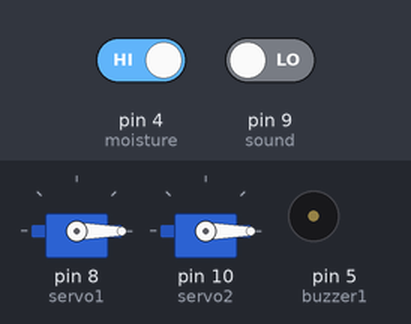
The sketch below on a simulated Arduino Uno, built with avr-gcc and run on an emulated ATmega328P. Parts: 2 × servo, buzzer (waves = sounding, pin HIGH). Inputs (shaded band) come from the test bench; at power-on: pin 4 (moisture) HIGH, pin 9 (sound) LOW.

Above: at 1.2 s.
1.3 s: pin 4 (moisture) driven LOW
At 2.0 s:
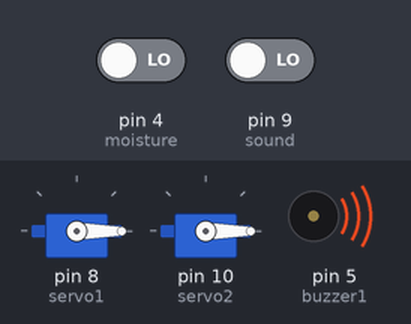
8.8 s: pin 4 (moisture) driven HIGH
At 9.6 s:
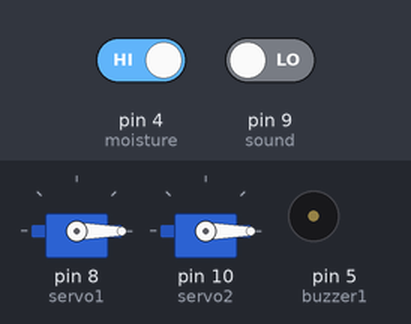
10.3 s: pin 9 (sound) driven HIGH
At 15.76 s:
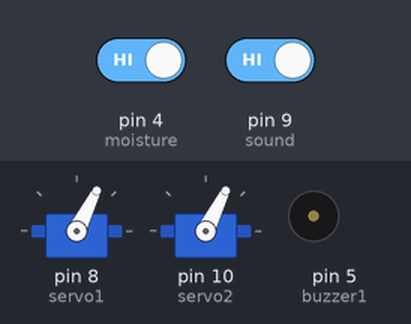
Timing chart, 0 to 17.8 s (numbered marks = the images above; inputs shaded):
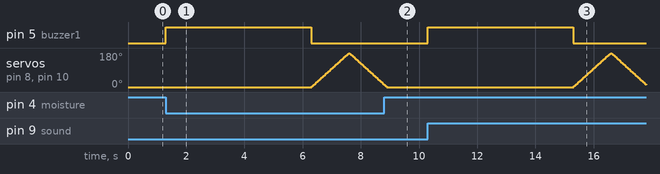

The sketch:

SmartBabyCradle.cc.ino
```cpp
#include <Servo.h>
int buzzer1 = 5;
Servo servo1;
Servo servo2;
int sound = 9;
int moisture = 4;


void setup() {
  servo1.attach(8);
  servo2.attach(10);
  servo1.write(0);
  servo2.write(0);
  pinMode(sound, INPUT);
  pinMode(buzzer1, OUTPUT);
  pinMode(moisture, INPUT);
}
void loop() {

  if (digitalRead(sound) == HIGH || digitalRead(moisture) == LOW) {
    digitalWrite(buzzer1, HIGH);
    delay(5000);
    digitalWrite(buzzer1, LOW);


    for (int a = 0; a <= 180; a++) {
      servo1.write(a);
      servo2.write(a);
      delay(7);
    }
    delay(5);
    for (int b = 180; b >= 0; b--) {
      servo1.write(b);
      servo2.write(b);
      delay(7);
    }
  }
}
```

Measured:
- after the input at 1.3 s, pin 5 (buzzer1): LOW → HIGH at once, → LOW 5.0 s later; servo on pin 8 (servo1), servo on pin 10 (servo2): rises from 0° to 180° in 1.3 s, then falls to 12° in 1.2 s
- after the input at 8.8 s, pin 5 (buzzer1): stays LOW (without the input it goes to HIGH after 0.09 s)
- after the input at 10.3 s, pin 5 (buzzer1): LOW → HIGH at once, → LOW 5.0 s later; servo on pin 8 (servo1), servo on pin 10 (servo2): rises from 0° to 180° in 1.3 s, then falls to 15° in 1.2 s
